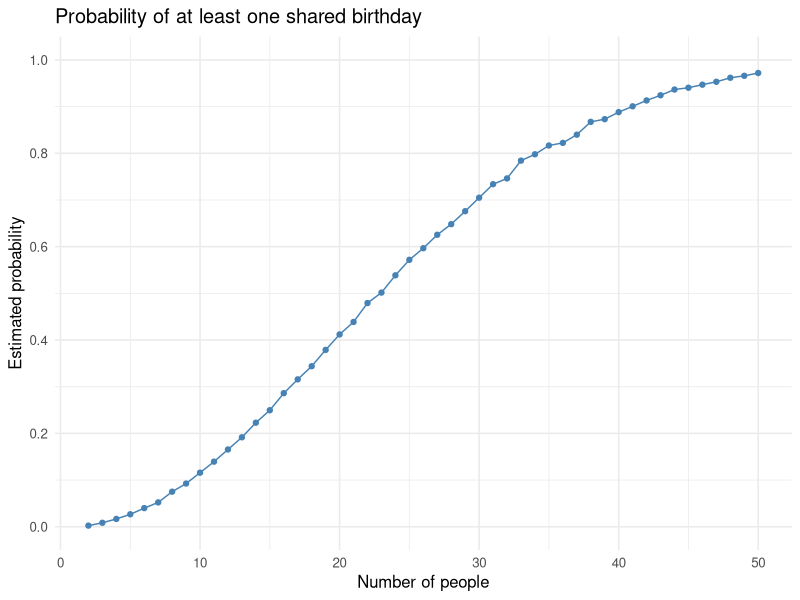

R code for this plot:
## ---- chunk 1
knitr::opts_chunk$set(
  echo = TRUE,
  message = FALSE,
  warning = FALSE
)

library(tidyverse)

set.seed(1)
## ---- chunk 2
shared_birthday = function(n) {

  birthdays = sample(1:365, size = n, replace = TRUE)

  any(duplicated(birthdays))

}

birthday_results =
  expand_grid(
    group_size = 2:50,
    iter = 1:10000
  ) |>
  mutate(
    shared = map_lgl(group_size, shared_birthday)
  )

birthday_summary =
  birthday_results |>
  group_by(group_size) |>
  summarize(
    probability = mean(shared),
    .groups = "drop"
  )
## ---- chunk 3
birthday_summary |>
  ggplot(aes(x = group_size, y = probability)) +
  geom_line(color = "steelblue") +
  geom_point(color = "steelblue", size = 1.5) +
  labs(
    title = "Probability of at least one shared birthday",
    x = "Number of people",
    y = "Estimated probability"
  ) +
  scale_y_continuous(
    limits = c(0, 1),
    breaks = seq(0, 1, 0.2)
  ) +
  theme_minimal(base_size = 12)
## ---- chunk 4
birthday_summary |>
  filter(group_size %in% c(2, 25, 50))
## ---- chunk 5

## ---- chunk 6
